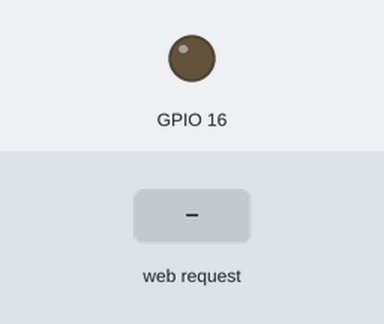
Recording of a sketch running on a simulated ESP8266 (NodeMCU). On the bench: output pins drawn as LEDs (lit = HIGH). The test bench sets the inputs (shaded band). WiFi joins after 1.5 s; servers stay silent unless stated; what the sketch prints to the serial monitor is not drawn.

Above: at 5.7 s.
5.8 s: HTTP request GET /ON received
At 6.7 s:
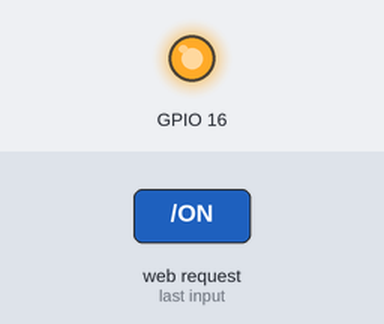
7.3 s: HTTP request GET /OFF received
At 7.8 s:
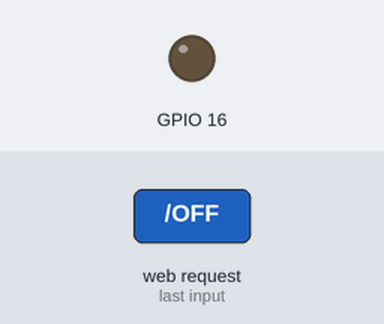
Timing chart, 0 to 10.3 s (numbered marks = the images above; inputs shaded):
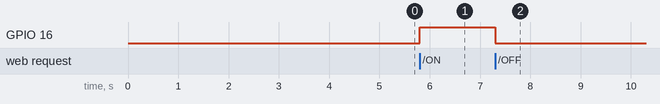

Measured:
- after the input at 5.8 s, GPIO 16: LOW → HIGH at once
- after the input at 7.3 s, GPIO 16: HIGH → LOW at once

The sketch:

NodeMcu_Android.ino
```cpp
/////////////////////////////////
// Generated with a lot of love//
// with TUNIOT FOR ESP8266     //
// Website: Easycoding.tn      //
/////////////////////////////////
#include <ESP8266WiFi.h>

String  i;
WiFiServer server(80);

void setup()
{
  i = "";

  Serial.begin(9600);
  pinMode(16, OUTPUT);
    WiFi.disconnect();
  delay(3000);
   WiFi.begin("mm","2702152767");
  Serial.println("Connecting.....");
  while ((!(WiFi.status() == WL_CONNECTED))){
    delay(300);
    Serial.print("...");

  }
  Serial.println("Connected!!");
  Serial.println((WiFi.localIP()));
  server.begin();

}


void loop()
{

    WiFiClient client = server.available();
    if (!client) { return; }
    while(!client.available()){  delay(1); }
    i = (client.readStringUntil('\r'));
    i.remove(0, 5);
    i.remove(i.length()-9,9);
    if (i == "ON") {
      digitalWrite(16,HIGH);
      client.println("HTTP/1.1 200 OK");
      client.println("Content-Type: text/html");
      client.println("");
      client.println("<!DOCTYPE HTML>");
      client.println("<html>");
      client.println("LED is ON");
      client.println("</html>");
      client.stop();
      delay(1);

    }
    if (i == "OFF") {
      digitalWrite(16,LOW);
      client.println("HTTP/1.1 200 OK");
      client.println("Content-Type: text/html");
      client.println("");
      client.println("<!DOCTYPE HTML>");
      client.println("<html>");
      client.println("LED is OFF");
      client.println("</html>");
      client.stop();
      delay(1);

    }

}
```
